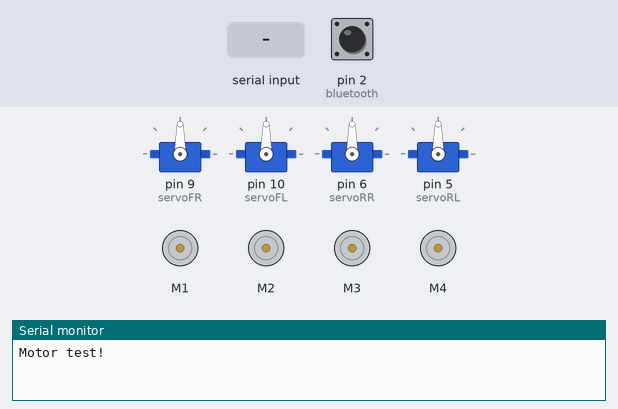
A sketch run on a simulated Arduino Uno, built with avr-gcc and run on an emulated ATmega328P. On the bench: 4 × servo, 4 × DC motor (green arrow = forward, orange = backward, longer = faster), the last lines printed to the serial monitor. The test bench sets the inputs (shaded band); at power-on: pin 2 (bluetooth) HIGH.

Above: at 1.2 s.
1.3 s: "F" received over Serial
At 1.6 s:
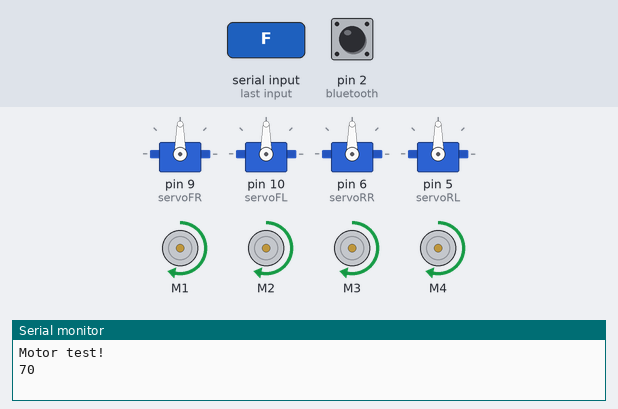
2.8 s: "B" received over Serial
At 3.9 s:
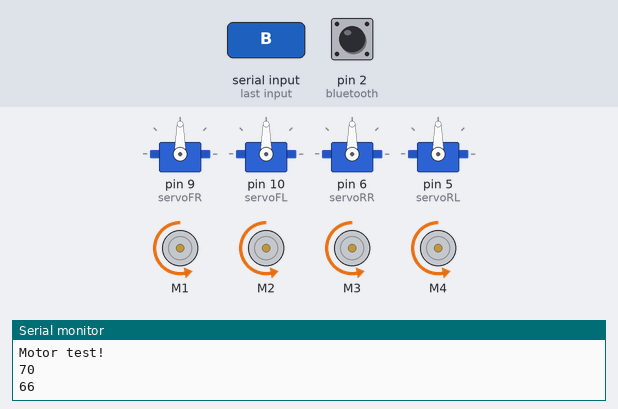
4.3 s: "I" received over Serial
At 5.0 s:
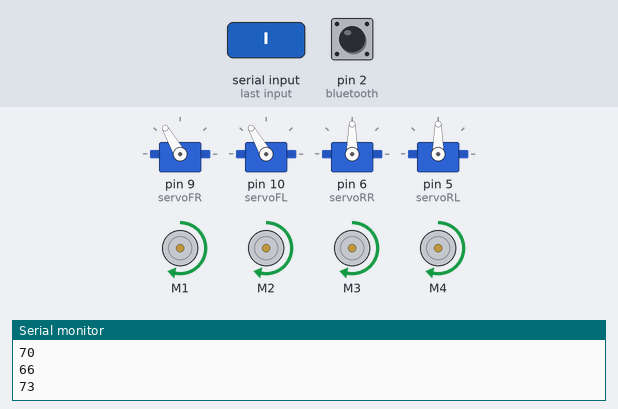
5.8 s: "G" received over Serial
At 6.2 s:
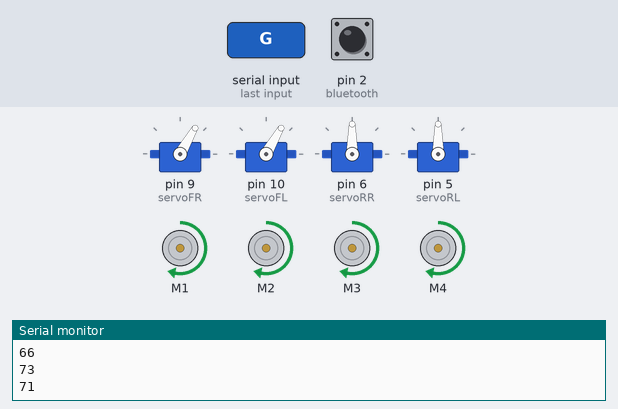
7.3 s: "R" received over Serial
At 8.5 s:
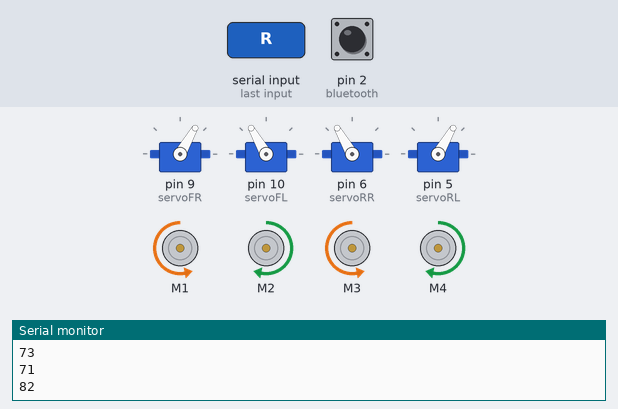
8.8 s: "I" received over Serial
At 9.7 s:
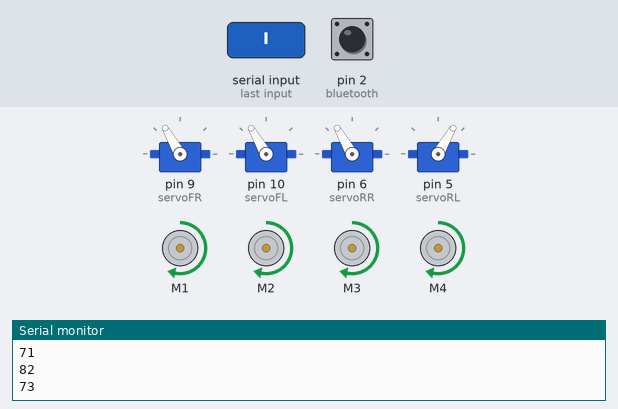
Timing chart, 0 to 11.3 s (numbered marks = the images above; inputs shaded):
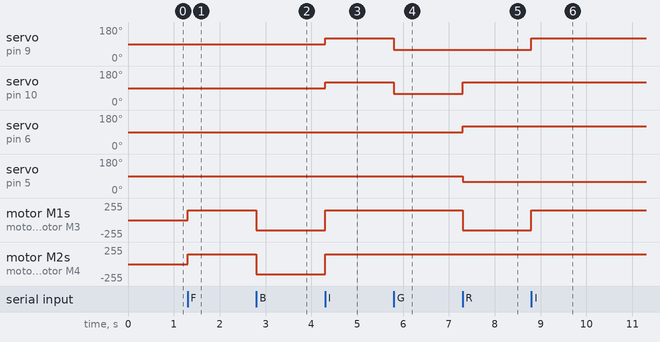

Measured:
- after the input at 1.3 s, motor M1–4: stopped → forward 150/255 at once
- after the input at 2.8 s, motor M1–4: forward 150/255 → backward 150/255 at once
- after the input at 4.3 s, servo on pin 9 (servoFR), servo on pin 10 (servoFL): 90° → 120° at once; motor M1–4: backward 150/255 → forward 150/255 at once
- after the input at 5.8 s, servo on pin 9 (servoFR), servo on pin 10 (servoFL): 120° → 60° at once
- after the input at 7.3 s, servo on pin 10 (servoFL): 60° → 120° at once; servo on pin 6 (servoRR): 90° → 120° at once; servo on pin 5 (servoRL): 90° → 60° at once; motor M1, motor M3: forward 150/255 → backward 150/255 at once
- after the input at 8.8 s, servo on pin 9 (servoFR): 60° → 120° at once; motor M1, motor M3: backward 150/255 → forward 150/255 at once

The sketch:

controle.ino
```cpp
/*Haroun Khalfi for PolyOrbite education program*/

#include <Wire.h>
#include <Servo.h>
#include <Adafruit_MotorShield.h>

const int bluetooth=2;
 int vitesse;
int state;

Adafruit_MotorShield AFMS = Adafruit_MotorShield();

Adafruit_DCMotor *motorFR = AFMS.getMotor(1);
Adafruit_DCMotor *motorFL = AFMS.getMotor(2);
Adafruit_DCMotor *motorRR = AFMS.getMotor(3);
Adafruit_DCMotor *motorRL = AFMS.getMotor(4);
// DC hobby servo
Servo servoFR;
Servo servoFL;
Servo servoRR;
Servo servoRL;


void setup() {

  pinMode(bluetooth,INPUT);
  pinMode(5,OUTPUT);
  pinMode(6,OUTPUT);
  Serial.begin(9600);
  Serial.println("Motor test!");
  AFMS.begin();
  // turn on servo
  servoFR.attach(9);
  servoFL.attach(10);
  servoRR.attach(6);
  servoRL.attach(5);
   motorFR->setSpeed(150);
  motorFL->setSpeed(150);
  motorRR->setSpeed(150);
  motorRL->setSpeed(150);


}


void loop() {

  if (digitalRead(bluetooth)==LOW){state='S';}

 if(Serial.available()>0){

   state=Serial.read();


Serial.println(state);

if (state == '0'){
      vitesse=0;}
    else if (state == '1'){
      vitesse=100;}
    else if (state == '2'){
      vitesse=180;}
    else if (state == '3'){
      vitesse=200;}
    else if (state == '4'){
      vitesse=255;}


switch (state){
  case'F':

servoFR.write(90);
servoFL.write(90);
servoRR.write(90);
servoRL.write(90);


  motorFR->run(FORWARD);
  motorFL->run(FORWARD);
  motorRR->run(FORWARD);
  motorRL->run(FORWARD);


    break;
case'B':

   servoFR.write(90);
   servoFL.write(90);
   servoRR.write(90);
   servoRL.write(90);

  motorFR->run(BACKWARD);
  motorFL->run(BACKWARD);
  motorRR->run(BACKWARD);
  motorRL->run(BACKWARD);


    break;


case'I':


servoFR.write(120);
servoFL.write(120);

 motorFR->run(FORWARD);
 motorFL->run(FORWARD);
 motorRR->run(FORWARD);
 motorRL->run(FORWARD);


break;

case 'G':


  servoFR.write(60);
  servoFL.write(60);

 motorFR->run(FORWARD);
 motorFL->run(FORWARD);
 motorRR->run(FORWARD);
 motorRL->run(FORWARD);


break;


case'R':


servoFR.write(60);
servoFL.write(120);
servoRR.write(120);
servoRL.write(60);

motorFR->run(BACKWARD);
motorFL->run(FORWARD);
motorRR->run(BACKWARD);
motorRL->run(FORWARD);


break;

case'L':


servoFR.write(60);
servoFL.write(120);
servoRR.write(120);
servoRL.write(60);

motorFR->run(FORWARD);
motorFL->run(BACKWARD);
motorRR->run(FORWARD);
motorRL->run(BACKWARD);


break;


case'H':


servoRL.write(120);
servoRR.write(120);

  motorFR->run(BACKWARD);
  motorFL->run(BACKWARD);
  motorRR->run(BACKWARD);
  motorRL->run(BACKWARD);


break;


case'J':


servoRR.write(60);
servoRL.write(60);

  motorFR->run(BACKWARD);
  motorFL->run(BACKWARD);
  motorRR->run(BACKWARD);
  motorRL->run(BACKWARD);
break;


case'S':


servoFR.write(90);
servoFL.write(90);
servoRR.write(90);
servoRL.write(90);

  motorFR->run(RELEASE);
  motorFL->run(RELEASE);
  motorRR->run(RELEASE);
  motorRL->run(RELEASE);


  break;
}


 }


}
```
